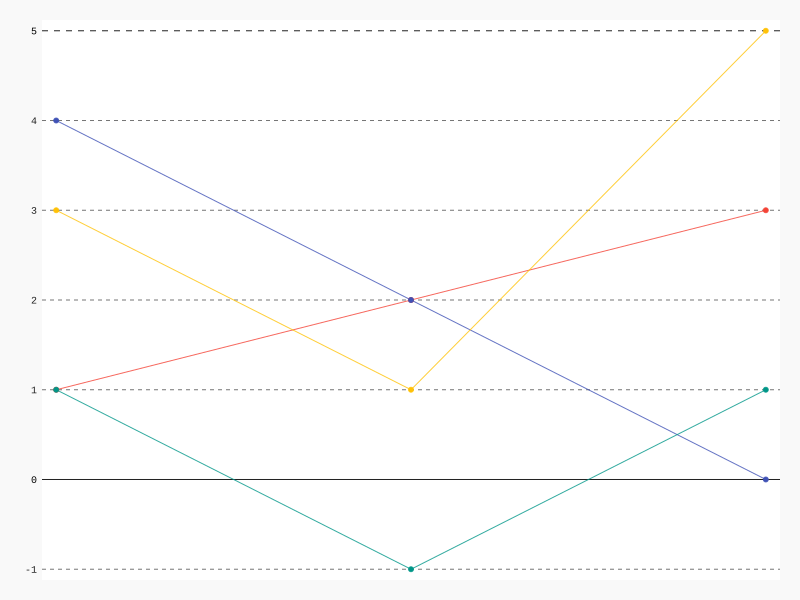

Reproduce this figure in Python.
import pygal

chart = pygal.Line(show_legend=False)
chart.add('Serie 1', [1, 2, 3])
chart.add('Serie 2', [4, 2, 0])
chart.add('Serie 3', [1, -1, 1])
chart.add('Serie 4', [3, 1, 5])
chart.render_to_file("test.svg")
